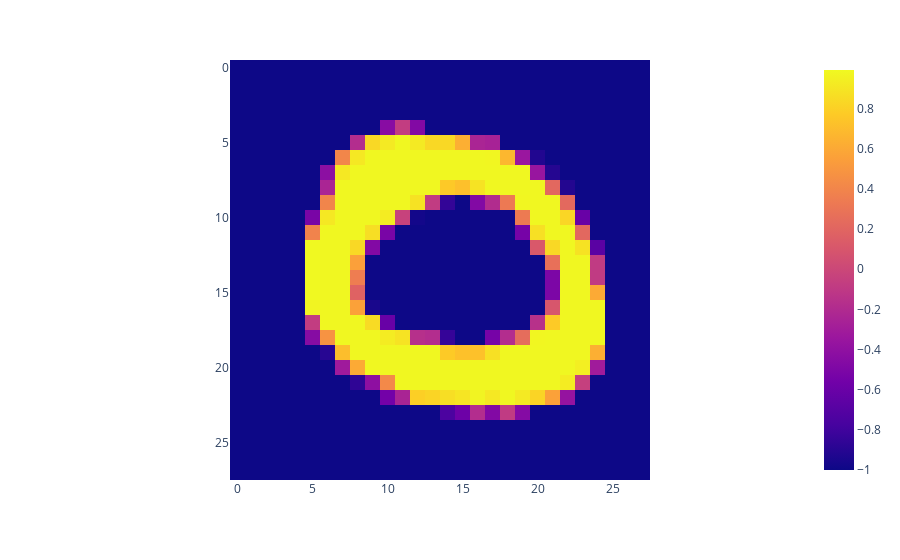

Source (notebook cell):
### Code cell
import plotly.express as px

px.imshow(imgs[4].squeeze().cpu().numpy())

### Figure 1 — Plotly figure (JSON) as saved in the notebook; plotly's stock layout.template omitted (floating-point values rounded to 4 significant figures; data arrays with more than 128 entries replaced by an {"elided": "..."} marker saying what was removed)
{"data": [{"coloraxis": "coloraxis", "hovertemplate": "x: %{x}<br>y: %{y}<br>color: %{z}<extra></extra>", "name": "0", "type": "heatmap", "xaxis": "x", "yaxis": "y", "z": {"elided": "28x28 float values"}}], "layout": {"coloraxis": {"colorscale": [[0, "#0d0887"], [0.1111, "#46039f"], [0.2222, "#7201a8"], [0.3333, "#9c179e"], [0.4444, "#bd3786"], [0.5556, "#d8576b"], [0.6667, "#ed7953"], [0.7778, "#fb9f3a"], [0.8889, "#fdca26"], [1, "#f0f921"]]}, "margin": {"t": 60}, "xaxis": {"anchor": "y", "constrain": "domain", "domain": [0, 1], "scaleanchor": "y"}, "yaxis": {"anchor": "x", "autorange": "reversed", "constrain": "domain", "domain": [0, 1]}}}
